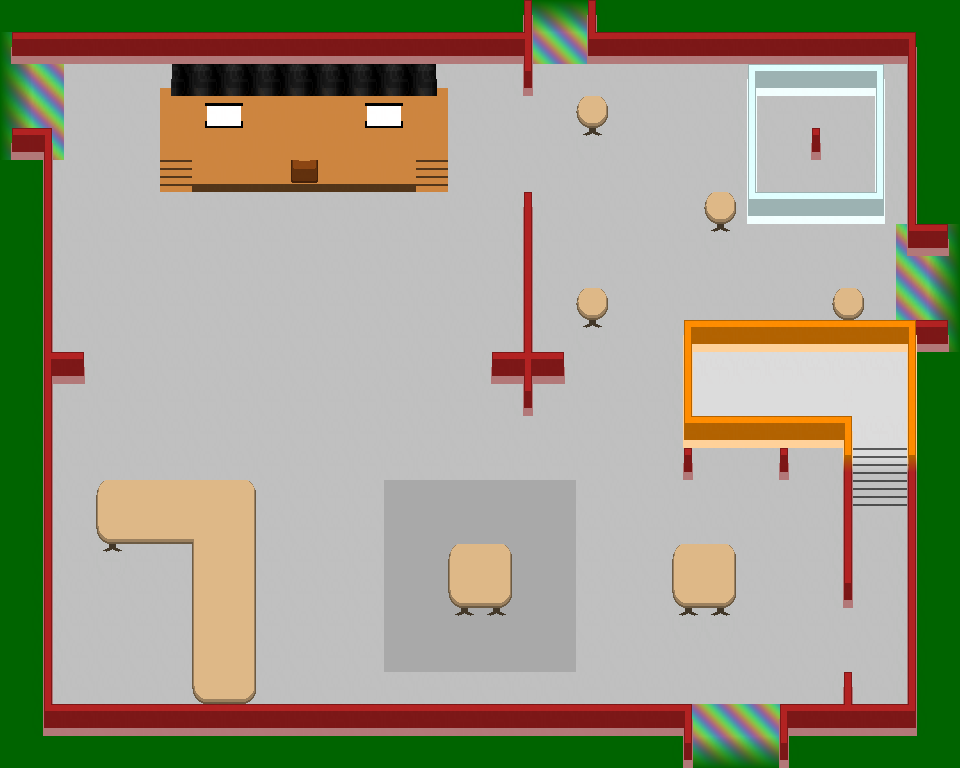

A 2D game scene composited from a Tiled map and its tileset images. What follows is a short description and the map's XML, with each tile layer's data collapsed to a summary:
An orthogonal 30x24 tile map with 32x32 px tiles, 10 tile layers (layer0, layer1, layer2, layer3, ...).

<map version="1.2" tiledversion="1.3.3" orientation="orthogonal" renderorder="right-down" width="30" height="24" tilewidth="32" tileheight="32" infinite="0" nextlayerid="10" nextobjectid="1">
    <tileset firstgid="1" source="../tilesets/room/room.tsx" />
    <layer id="0" name="layer0" width="30" height="24">
        <data>[720 cells, 720 non-empty, 63 distinct tile ids]</data>
    </layer>
    <layer id="1" name="layer1" width="30" height="24">
        <data>[720 cells, 720 non-empty, 1 distinct tile ids]</data>
    </layer>
    <layer id="2" name="layer2" width="30" height="24">
        <data>[720 cells, 631 non-empty, 16 distinct tile ids]</data>
    </layer>
    <layer id="3" name="layer3" width="30" height="24">
        <data>[720 cells, 9 non-empty, 3 distinct tile ids]</data>
    </layer>
    <layer id="4" name="layer4" width="30" height="24">
        <data>[720 cells, 36 non-empty, 1 distinct tile ids]</data>
    </layer>
    <layer id="5" name="layer5" width="30" height="24">
        <data>[720 cells, 36 non-empty, 4 distinct tile ids]</data>
    </layer>
    <layer id="6" name="layer6" width="30" height="24">
        <data>[720 cells, 48 non-empty, 16 distinct tile ids]</data>
    </layer>
    <layer id="7" name="layer7" width="30" height="24">
        <data>[720 cells, 159 non-empty, 30 distinct tile ids]</data>
    </layer>
    <layer id="8" name="layer8" width="30" height="24">
        <data>[720 cells, 35 non-empty, 6 distinct tile ids]</data>
    </layer>
    <layer id="9" name="layer9" width="30" height="24">
        <data>[720 cells, 21 non-empty, 6 distinct tile ids]</data>
    </layer>
</map>
